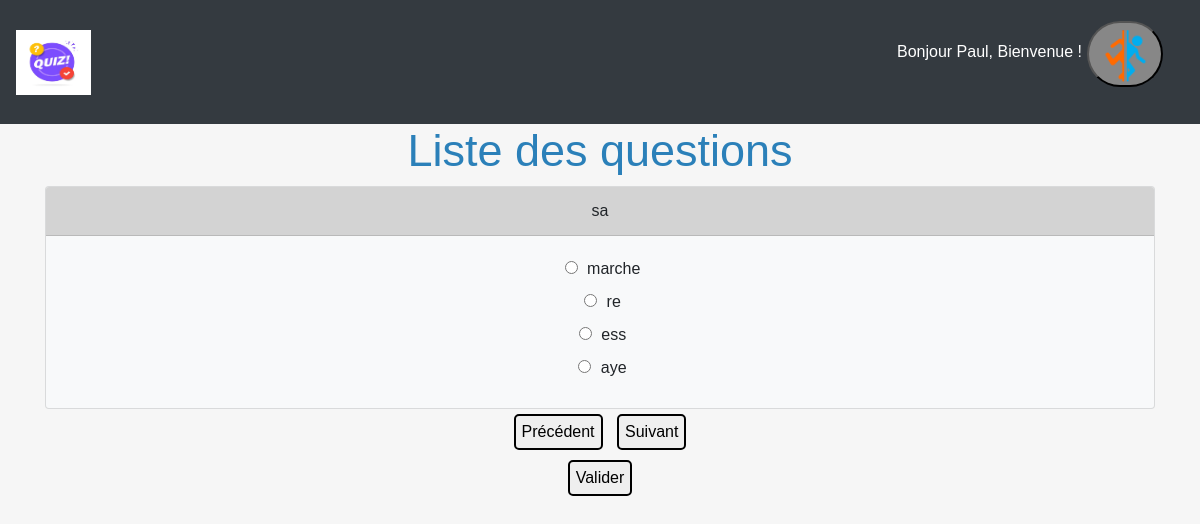
The page /jouer_quizz.php?id_quizz=20 (signed in) on the database its author committed.
### tables this page shows
CREATE TABLE IF NOT EXISTS `questions` (
  `id_question` int NOT NULL AUTO_INCREMENT,
  `id_quizz` int NOT NULL,
  `intitule` varchar(255) DEFAULT NULL,
  `date_creation` date DEFAULT NULL,
  PRIMARY KEY (`id_question`),
  KEY `id_quizz` (`id_quizz`)
);

CREATE TABLE IF NOT EXISTS `choices` (
  `id_choice` int NOT NULL AUTO_INCREMENT,
  `id_question` int NOT NULL,
  `bonne_reponse` varchar(100) NOT NULL,
  `reponse` varchar(255) NOT NULL,
  `reponce` varchar(100) NOT NULL,
  `reponze` varchar(100) NOT NULL,
  PRIMARY KEY (`id_choice`),
  KEY `id_question` (`id_question`)
);

### jouer_quizz.php (the view, shortened to what this page needs)
<?php
$connect_bdd = mysqli_connect("127.0.0.1", "root", "", "quizzeo");
$stp = $_GET['id_quizz'];
$test = "SELECT * FROM questions WHERE id_quizz='$stp'";
$result = mysqli_query($connect_bdd, $test);
?>
<html>
<head>
    <link rel="stylesheet" href="https://cdn.jsdelivr.net/npm/bootstrap@5.3.0/dist/css/bootstrap.min.css">
    <link rel="stylesheet" href="https://maxcdn.bootstrapcdn.com/bootstrap/4.0.0/css/bootstrap.min.css">
    <link rel="stylesheet" href="connect.css">
</head>
<body>
<nav class="navbar navbar-expand navbar-dark bg-dark">
            <div class="container-fluid">
                <a href="index.php"><img class="navbar-brand" src="img/logo-quiz-symboles-bulle-dialogue-concept-spectacle-questionnaire-chante-bouton-quiz-concours-questions-examen-embleme-moderne-interview_180786-72.avif" width="75" height="75" class="d-inline-block align-center" alt="Erreur"></a>
                <div class="navbar" id="navbarNav">
                    <ul class="navbar-nav  ">
                        <div class="inscri">
                            <li class="nav-item">
                                <br><p class="bonjour">Bonjour <span><?php echo ucfirst($_SESSION["pseudo"]); ?></span>, Bienvenue !</p>
                            </li>
                        </div>
                        <div class="form-inline">
                            <li class="nav-item">
                            <form action="" method="post">
                                    <div class="tamere"><button class="deco"><img src="img\portal.png"width="60px" height="60px" class="d-inline-block align-center" alt=""></button></div>
                                </form>
                            </li>
                        </div>
                    </ul>
                </div>
            </div>
        </nav>
<div class="cuicuiz">
    <div class="liquest">
        <h2>Liste des questions</h2>
    </div>
    <div class="container">
        <form method="post" action="">
            <?php
            if ($result->num_rows > 0) {
                $questionIndex = 0;
                while ($row = $result->fetch_assoc()) {
                    $questionId = $row['id_question'];
                    $questionText = $row['intitule'];
                    $sql = "SELECT * FROM choices WHERE id_question='$questionId'";
                    $resulte = mysqli_query($connect_bdd, $sql);
                    ?>
                    <div class="card bg-light cache">
                        <div class="card-header">
                            <?php echo $questionText; ?>
                        </div>
                        <div class="card-body">
                            <?php
                            if ($resulte->num_rows > 0) {
                                while ($row = $resulte->fetch_assoc()) {
                                    $responseText = $row["bonne_reponse"];
                                    $responseText1 = $row["reponse"];
                                    $responseText2 = $row["reponce"];
                                    $responseText3 = $row["reponze"];
                                    ?>
                                    <input type="radio" name="reponse<?php echo $questionIndex; ?>" value="bonne_reponse">
                                    <label><?php echo $responseText; ?></label>
                                    <br>
                                    <input type="radio" name="reponse<?php echo $questionIndex; ?>" value="reponse">
                                    <label><?php echo $responseText1; ?></label>
                                    <br>
                                    <input type="radio" name="reponse<?php echo $questionIndex; ?>" value="reponce">
                                    <label><?php echo $responseText2; ?></label>
                                    <br>
                                    <input type="radio" name="reponse<?php echo $questionIndex; ?>" value="reponze">
                                    <label><?php echo $responseText3; ?></label>
                                    <br>
                                    <?php
                                }
                            } else {
                                echo "Aucune réponse trouvée.";
                            }
                            ?>
                        </div>
                    </div>
                    <?php
                    $questionIndex++;
                }
                ?>
                <input type="button" id='pre' onclick='plusSlide(-1)' value="Précédent">
                <input type="button" id='sui' onclick='plusSlide(1)' value="Suivant"><br>
                <input type="submit" value="Valider">
            <?php
            } else {
                echo "Aucune question trouvée.";
            }
            ?>
        </form>
    </div>
    </div>
</body>
</html>

### connect.css (style rules this page uses)
body { font-family: 'Trebuchet MS', 'Lucida Sans Unicode', 'Lucida Grande', 'Lucida Sans', Arial, sans-serif; margin: 0px auto; text-align: center; background-color: rgba(245, 245, 245, 0.846); }
h2 { font-family: 'Trebuchet MS', 'Lucida Sans Unicode', 'Lucida Grande', 'Lucida Sans', Arial, sans-serif; font-size: 45px; color: rgb(43, 128, 185); }
input { border-radius: 5px 5px; text-align: center; margin: 5px; padding: 4px 6px; border: 2px solid black; }
button { text-align: center; margin: 5px; transition: 300ms; background-color: rgb(60, 154, 60); color: white; border-radius: 80px; }
.tamere button { text-align: center; margin: 5px; transition: 300ms; background-color: rgb(135, 135, 135); color: white; border-radius: 80px; }
.bonjour { color: white; }
.card-header { background-color: lightgrey; }

### rows shown on the page
questions: intitule "sa"
choices: bonne_reponse "marche", reponse "re", reponce "ess", reponze "aye"

### other values the page prints
$_SESSION["pseudo"] "Paul"
